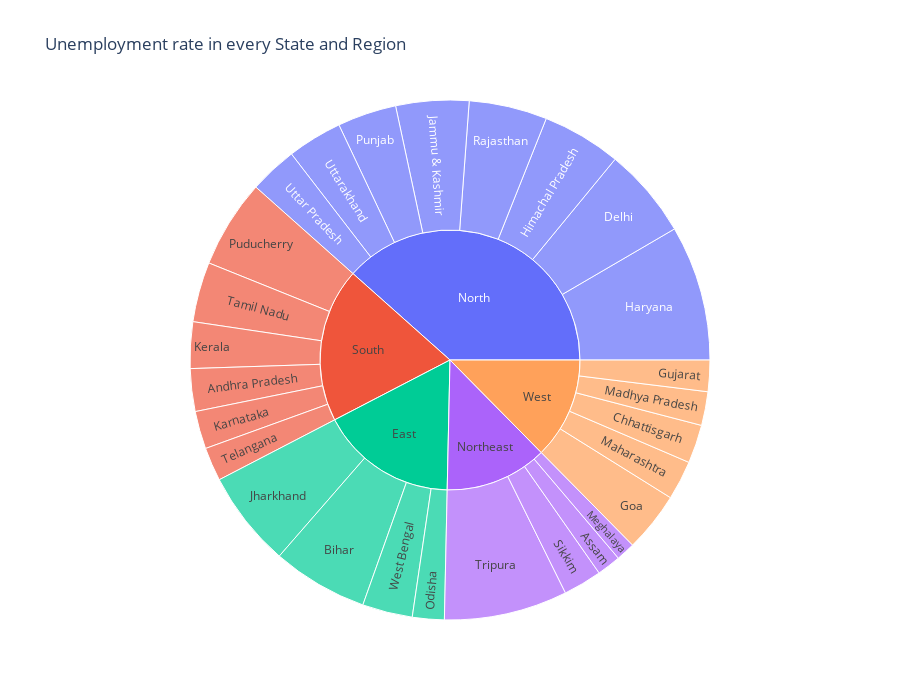

The code cell stored with this chart in its notebook:
### Code cell
unemployment = df2[["Region", "area", "Unemployment_rate"]]

fig = px.sunburst(unemployment, path=['area','Region'], values='Unemployment_rate',
                  title= 'Unemployment rate in every State and Region', height=700)
fig.show()

### Figure 1 — Plotly figure (JSON) as saved in the notebook; plotly's stock layout.template omitted (floating-point values rounded to 4 significant figures)
{"data": [{"branchvalues": "total", "domain": {"x": [0, 1], "y": [0, 1]}, "hovertemplate": "labels=%{label}<br>Unemployment_rate=%{value}<br>parent=%{parent}<br>id=%{id}<extra></extra>", "ids": ["South/Andhra Pradesh", "Northeast/Assam", "East/Bihar", "West/Chhattisgarh", "North/Delhi", "West/Goa", "West/Gujarat", "North/Haryana", "North/Himachal Pradesh", "North/Jammu & Kashmir", "East/Jharkhand", "South/Karnataka", "South/Kerala", "West/Madhya Pradesh", "West/Maharashtra", "Northeast/Meghalaya", "East/Odisha", "South/Puducherry", "North/Punjab", "North/Rajasthan", "Northeast/Sikkim", "South/Tamil Nadu", "South/Telangana", "Northeast/Tripura", "North/Uttar Pradesh", "North/Uttarakhand", "East/West Bengal", "East", "North", "Northeast", "South", "West"], "labels": ["Andhra Pradesh", "Assam", "Bihar", "Chhattisgarh", "Delhi", "Goa", "Gujarat", "Haryana", "Himachal Pradesh", "Jammu & Kashmir", "Jharkhand", "Karnataka", "Kerala", "Madhya Pradesh", "Maharashtra", "Meghalaya", "Odisha", "Puducherry", "Punjab", "Rajasthan", "Sikkim", "Tamil Nadu", "Telangana", "Tripura", "Uttar Pradesh", "Uttarakhand", "West Bengal", "East", "North", "Northeast", "South", "West"], "name": "", "parents": ["South", "Northeast", "East", "West", "North", "West", "West", "North", "North", "North", "East", "South", "South", "West", "West", "Northeast", "East", "South", "North", "North", "Northeast", "South", "South", "Northeast", "North", "North", "East", "", "", "", "", ""], "type": "sunburst", "values": [86.64, 48.56, 194.7, 78.19, 184.1, 121.7, 63.76, 274.8, 160.7, 148.3, 195.4, 76.68, 94.34, 68.54, 79.79, 38.66, 64.62, 179.4, 119.8, 158.7, 78.34, 121.9, 68.33, 250.6, 97.37, 111.6, 101.9, 556.6, 1255.0, 416.1, 627.3, 411.9]}], "layout": {"height": 700, "legend": {"tracegroupgap": 0}, "title": {"text": "Unemployment rate in every State and Region"}}}
